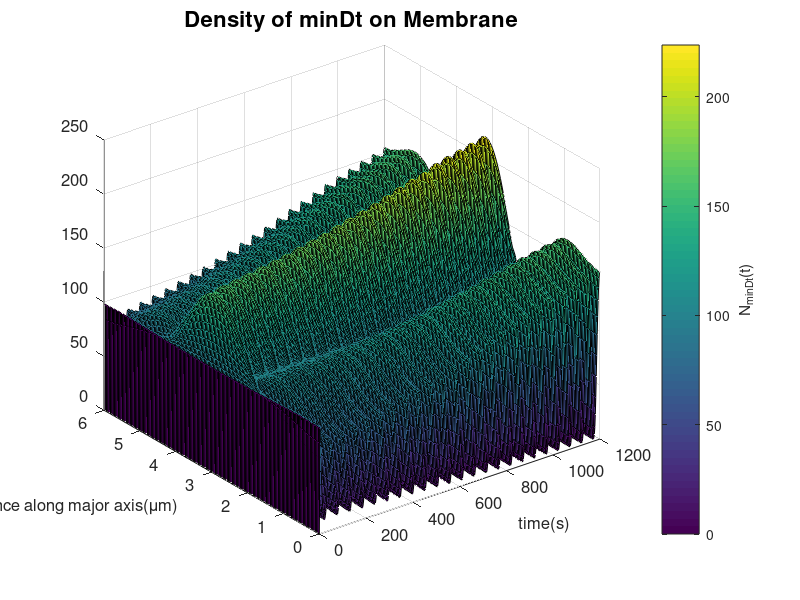
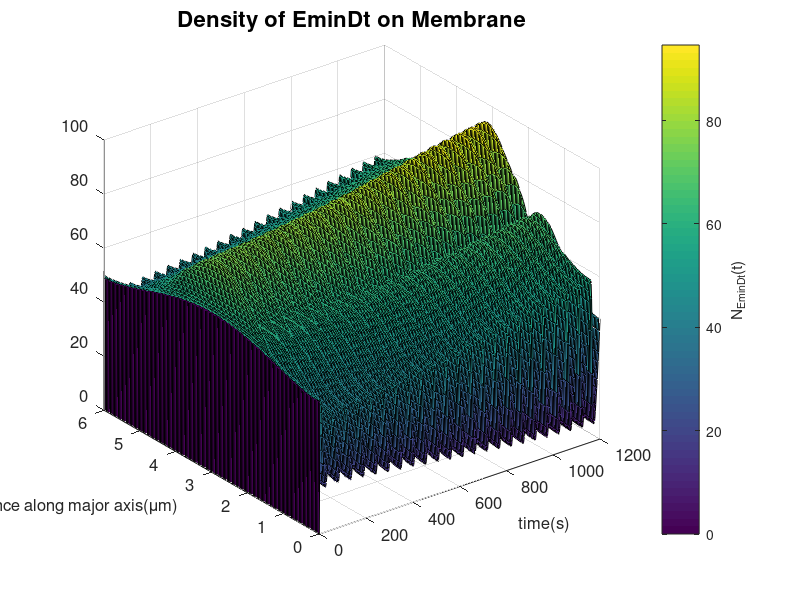

These charts were generated, in order, by the following MATLAB code:
%% Reinitialize
clear
clc
clf

%% Import
load('minDt.mat');
load('EminDt.mat');
load('time.mat');
load('distance.mat');

%% Plot
% MinDt Plot
figure(2)
surf(time,distance,minDt');
axis([0 1200 0 6]);
set(gca, 'FontSize',12);
xlabel('time(s)', 'FontSize',12);
ylabel('distance along major axis({\mu}m)','FontSize',12);
title('Density of minDt on Membrane','FontSize',16);
c=colorbar;
ylabel(c,'N_{minDt}(t)');

% EMinDt Plot
figure(3)
surf(time,distance,EminDt');
axis([0 1200 0 6]);
set(gca, 'FontSize',12);
xlabel('time(s)', 'FontSize',12);
ylabel('distance along major axis({\mu}m)','FontSize',12);
title('Density of EminDt on Membrane','FontSize',16);
c=colorbar;
ylabel(c,'N_{EminDt}(t)');